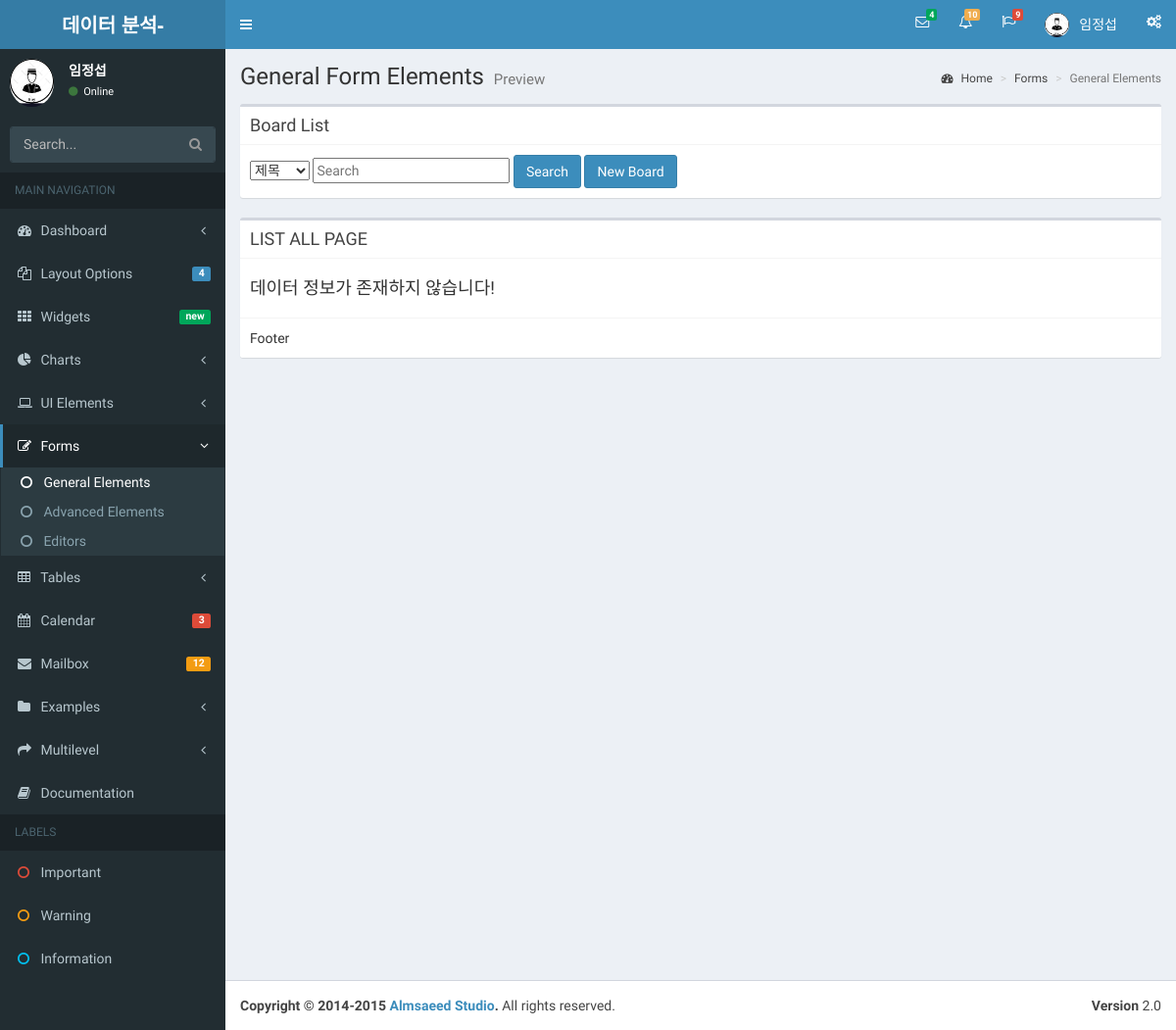
Page /list/ (signed in) on the earlier database version.
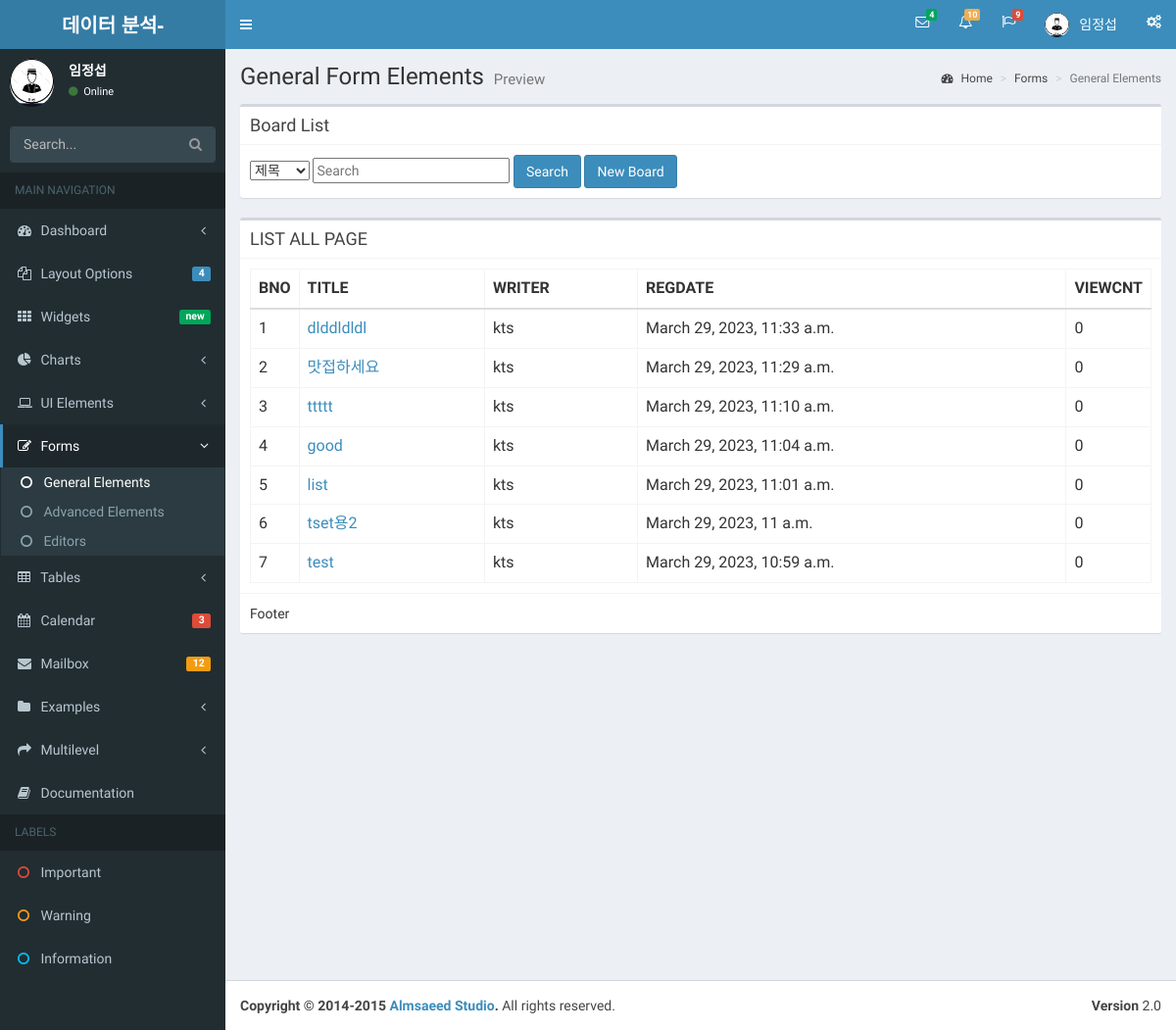
Same page on the later database version.
### boardApp/models.py (models this page shows, shortened)
class board_tbl(models.Model):
    title   = models.CharField(max_length=500)
    writer  = models.ForeignKey(user_tbl,
                                on_delete=models.CASCADE ,
                                db_column='writer',
                                null=False)
    content  = models.TextField()
    regdate  = models.DateTimeField(default=timezone.now)
    viewcnt  = models.IntegerField(default=0)

class user_tbl(models.Model):
    user_id = models.CharField(primary_key=True, max_length=50)
    user_pwd = models.CharField(max_length=50)
    user_name = models.CharField(max_length=50)
    user_point = models.IntegerField(default=0)
    user_img = models.CharField(max_length=50)

### boardApp/views.py (the view)
# urls.py: path("list/", views.list, name = 'list'),
def list(request):
    print(">>>>>DEBUG , client path: /list, list() call, render /board/.html")
    boards = board_tbl.objects.all().order_by('-id')
    print(">>>>debug, result , type = ", boards, type(boards))
    context = {'boards': boards }
    context['name'] = request.session['session_name']
    context['img'] = request.session['session_img']
    context['user_id'] = request.session['session_user_id']
    return render(request, 'board/list.html', context)

### boardApp/templates/board/list.html (shortened to what this page needs)
{% include 'header.html' %}
<section class="content">
	<div class="row">
		<div class="col-md-12">
			<div class='box'>
				<div class="box-header with-border">
					<h3 class="box-title">Board List</h3>
				</div>
				<div class='box-body'>
					<select id="searchType">
						<option value="title">제목</option>
					</select>
					<input type="text"
						   id="searchKeyword"
						   name="search"
						   placeholder="Search"/>
					<button class="btn btn-primary" id="searchBtn">Search</button>
					<a href="../bbsForm/" class="btn btn-primary">New Board</a>
				</div>
			</div>
          <div class="box">
				<div class="box-header with-border">
					<h3 class="box-title">LIST ALL PAGE</h3>
				</div>
				<div class="box-body">
{% if boards %}
<table class="table table-bordered">
	<tr>
		<th style="width: 10px">BNO</th>
		<th>TITLE</th>
		<th>WRITER</th>
		<th>REGDATE</th>
		<th style="width: 40px">VIEWCNT</th>
	</tr>
	<tbody id="tbody">
	{% for board in boards %}
	<tr>
		<td>{{forloop.counter}}</td>
		<td><a href="../view?id={{board.id}}">{{board.title}}</a></td>
		<td>{{board.writer.user_id}}</td>
		<td>{{board.regdate}}</td>
		<td>{{board.viewcnt}}</td>
	</tr>
	{% endfor%}
	</tbody>
</table>
{% else %}
					<p><h4>데이터 정보가 존재하지 않습니다!</h4></p>
{% endif %}
				</div>
				<div class="box-footer">Footer</div>
			</div>
		</div>
	</div>
</section>
</div>
{% include 'footer.html' %}

### rootWEB/templates/header.html (shortened to what this page needs)
{% load static%}
<html>
  <head>
    <link href="{% static '/resources/bootstrap/css/bootstrap.min.css' %}" rel="stylesheet" type="text/css" />
    <link href="https://maxcdn.bootstrapcdn.com/font-awesome/4.3.0/css/font-awesome.min.css" rel="stylesheet" type="text/css" />
    <link href="https://code.ionicframework.com/ionicons/2.0.1/css/ionicons.min.css" rel="stylesheet" type="text/css" />
    <link href="{% static '/resources/dist/css/AdminLTE.min.css' %}" rel="stylesheet" type="text/css" />
    <link href="{% static '/resources/dist/css/skins/_all-skins.min.css' %}" rel="stylesheet" type="text/css" />
  </head>
  <body class="skin-blue sidebar-mini">
    <div class="wrapper">
      <header class="main-header">
        <a href="../index/" class="logo">
          <span class="logo-lg"><b>데이터 분석-</b> PROJECT</span>
        </a>
        <nav class="navbar navbar-static-top" role="navigation">
          <a href="#" class="sidebar-toggle" data-toggle="offcanvas" role="button">
          </a>
          <div class="navbar-custom-menu">
            <ul class="nav navbar-nav">
              <li class="dropdown messages-menu">
                <a href="#" class="dropdown-toggle" data-toggle="dropdown">
                  <i class="fa fa-envelope-o"></i>
                  <span class="label label-success">4</span>
                </a>
              </li>
              <li class="dropdown notifications-menu">
                <a href="#" class="dropdown-toggle" data-toggle="dropdown">
                  <i class="fa fa-bell-o"></i>
                  <span class="label label-warning">10</span>
                </a>
              </li>
              <li class="dropdown tasks-menu">
                <a href="#" class="dropdown-toggle" data-toggle="dropdown">
                  <i class="fa fa-flag-o"></i>
                  <span class="label label-danger">9</span>
                </a>
              </li>
              <li class="dropdown user user-menu">
                <a href="#" class="dropdown-toggle" data-toggle="dropdown">
                  <img src="{% static '/img/' %}{{img}}" class="user-image" alt="User Image"/>
                  <span class="hidden-xs">{{name}}</span>
                </a>
              </li>
              <li>
                <a href="#" data-toggle="control-sidebar"><i class="fa fa-gears"></i></a>
              </li>
            </ul>
          </div>
        </nav>
      </header>
      <aside class="main-sidebar">
        <section class="sidebar">
          <div class="user-panel">
            <div class="pull-left image">
              <img src="{% static '/img/' %}{{img}}" class="img-circle" alt="User Image" />
            </div>
            <div class="pull-left info">
              <p>{{name}}</p>
              <a href="#"><i class="fa fa-circle text-success"></i> Online</a>
            </div>
          </div>
          <form action="#" method="get" class="sidebar-form">
            <div class="input-group">
              <input type="text" name="q" class="form-control" placeholder="Search..."/>
              <span class="input-group-btn">
                <button type='submit' name='search' id='search-btn' class="btn btn-flat"><i class="fa fa-search"></i></button>
              </span>
            </div>
          </form>
          <ul class="sidebar-menu">
            <li class="header">MAIN NAVIGATION</li>
            <li class="treeview">
              <a href="#">
                <i class="fa fa-dashboard"></i> <span>Dashboard</span> <i class="fa fa-angle-left pull-right"></i>
              </a>
            </li>
            <li class="treeview">
              <a href="#">
                <i class="fa fa-files-o"></i>
                <span>Layout Options</span>
                <span class="label label-primary pull-right">4</span>
              </a>
            </li>
            <li>
              <a href="../widgets.html">
                <i class="fa fa-th"></i> <span>Widgets</span> <small class="label pull-right bg-green">new</small>
              </a>
            </li>
            <li class="treeview">
              <a href="#">
                <i class="fa fa-pie-chart"></i>
                <span>Charts</span>
                <i class="fa fa-angle-left pull-right"></i>
              </a>
            </li>
            <li class="treeview">
              <a href="#">
                <i class="fa fa-laptop"></i>
                <span>UI Elements</span>
                <i class="fa fa-angle-left pull-right"></i>
              </a>
            </li>
            <li class="treeview active">
              <a href="#">
                <i class="fa fa-edit"></i> <span>Forms</span>
                <i class="fa fa-angle-left pull-right"></i>
              </a>
              <ul class="treeview-menu">
                <li class="active"><a href="general.html"><i class="fa fa-circle-o"></i> General Elements</a></li>
                <li><a href="advanced.html"><i class="fa fa-circle-o"></i> Advanced Elements</a></li>
                <li><a href="editors.html"><i class="fa fa-circle-o"></i> Editors</a></li>
              </ul>
            </li>
            <li class="treeview">
              <a href="#">
                <i class="fa fa-table"></i> <span>Tables</span>
                <i class="fa fa-angle-left pull-right"></i>
              </a>
            </li>
            <li>
              <a href="../calendar.html">
                <i class="fa fa-calendar"></i> <span>Calendar</span>
                <small class="label pull-right bg-red">3</small>
              </a>
            </li>
            <li>
              <a href="../mailbox/mailbox.html">
                <i class="fa fa-envelope"></i> <span>Mailbox</span>
                <small class="label pull-right bg-yellow">12</small>
              </a>
            </li>
            <li class="treeview">
              <a href="#">
                <i class="fa fa-folder"></i> <span>Examples</span>
                <i class="fa fa-angle-left pull-right"></i>
              </a>
            </li>
            <li class="treeview">
              <a href="#">
                <i class="fa fa-share"></i> <span>Multilevel</span>
                <i class="fa fa-angle-left pull-right"></i>
              </a>
            </li>
            <li><a href="/resources/documentation/index.html"><i class="fa fa-book"></i> <span>Documentation</span></a></li>
            <li class="header">LABELS</li>
            <li><a href="#"><i class="fa fa-circle-o text-red"></i> <span>Important</span></a></li>
            <li><a href="#"><i class="fa fa-circle-o text-yellow"></i> <span>Warning</span></a></li>
            <li><a href="#"><i class="fa fa-circle-o text-aqua"></i> <span>Information</span></a></li>
          </ul>
        </section>
      </aside>
      <div class="content-wrapper">
        <section class="content-header">
          <h1>
            General Form Elements
            <small>Preview</small>
          </h1>
          <ol class="breadcrumb">
            <li><a href="#"><i class="fa fa-dashboard"></i> Home</a></li>
            <li><a href="#">Forms</a></li>
            <li class="active">General Elements</li>
          </ol>
        </section>

### rootWEB/templates/footer.html (shortened to what this page needs)
{% load static%}
<footer class="main-footer">
        <div class="pull-right hidden-xs">
          <b>Version</b> 2.0
        </div>
        <strong>Copyright &copy; 2014-2015 <a href="http://almsaeedstudio.com">Almsaeed Studio</a>.</strong> All rights reserved.
      </footer>
    </div>
  </body>
</html>

Differences in the rows shown:
added board_tbl: title "dlddldldl", writer.user_id "kts", regdate "March 29, 2023, 11:33 a.m.", viewcnt "0"
added board_tbl: title "맛접하세요", writer.user_id "kts", regdate "March 29, 2023, 11:29 a.m.", viewcnt "0"
added board_tbl: title "ttttt", writer.user_id "kts", regdate "March 29, 2023, 11:10 a.m.", viewcnt "0"
added board_tbl: title "good", writer.user_id "kts", regdate "March 29, 2023, 11:04 a.m.", viewcnt "0"
added board_tbl: title "list", writer.user_id "kts", regdate "March 29, 2023, 11:01 a.m.", viewcnt "0"
added board_tbl: title "tset용2", writer.user_id "kts", regdate "March 29, 2023, 11 a.m.", viewcnt "0"
added board_tbl: title "test", writer.user_id "kts", regdate "March 29, 2023, 10:59 a.m.", viewcnt "0"
Other differences:
text no longer shown: "데이터 정보가 존재하지 않습니다!"
text now shown: "BNO TITLE WRITER REGDATE VIEWCNT"
